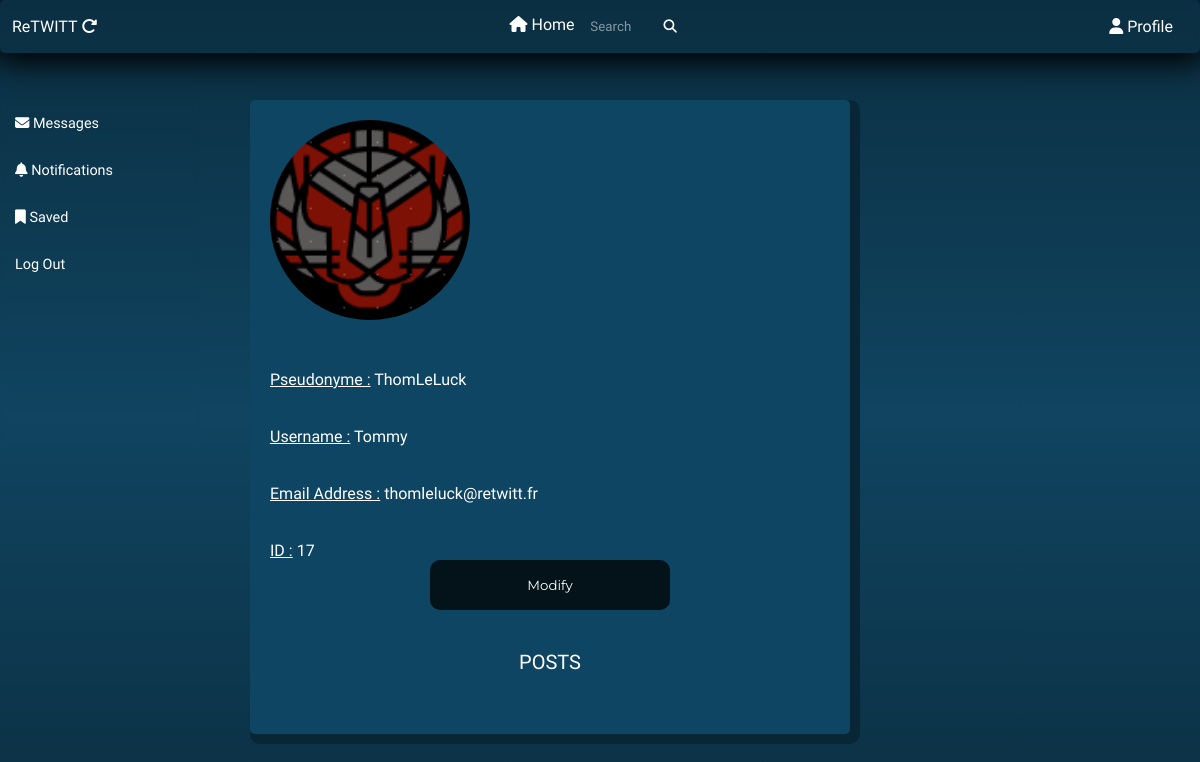
Page /profile.php?id_user=17 (signed in) on the committed database.
### tables this page shows
CREATE TABLE `user` (
  `user_id` int NOT NULL,
  `pseudo` varchar(100) NOT NULL,
  `nom` varchar(100) NOT NULL,
  `mail` varchar(100) NOT NULL,
  `mdp` varchar(100) NOT NULL,
  `img` text NOT NULL
);

### profile.php (the view, shortened to what this page needs)
<?php
require 'database_interactions/database.php';
$requete = $database->prepare("SELECT * FROM user WHERE user_id=:user_id");
$requete->execute(
    [
        "user_id"=>$_GET['id_user']
    ]
);
$user_info = $requete->fetchAll(PDO::FETCH_ASSOC);
?>
<!DOCTYPE html>
<html lang="fr">
<head>
    <?php require "templates/style.php" ?>
</head>
<body>
    <?php require "templates/navbars.php"; ?>
    <div class="profile-card-user">
        <?php if(file_exists("imgs/avatars/".$user_info[0]['user_id']."_".$user_info[0]['img'])) { ?>
            <img class="avatar" src="<?= "imgs/avatars/".$user_info[0]['user_id']."_".$user_info[0]['img'] ?>" alt="Avatar">
        <?php } else { ?>
            <img class="avatar" src="imgs/avatars/default.png" alt="Avatar">
        <?php } ?>
        <div class="infos">
            <p>
                <u>Pseudonyme :</u> <?= $user_info[0]['pseudo'] ?>
                <br><br><br>
                <u>Username :</u> <?= $user_info[0]['nom'] ?>
                <br><br><br>
                <u>Email Address :</u> <?= $user_info[0]['mail'] ?>
                <br><br><br>
                <u>ID :</u> <?= $user_info[0]['user_id'] ?>
            </p>
            <?php if($user_info[0]['user_id'] == $_SESSION['user_id']) { ?>
                <button onclick="updateButton()" class="button modif-button" id="update">Modify</button>
            <?php } ?>
        </div>
        <span class="posts-profile-separator">POSTS</span>
    </div>
</body>
</html>

### css/components/profile.css (style rules this page uses)
.profile-card-user { margin: auto; margin-top: 100px; margin-bottom: 100px; display: flex; flex-direction: column; flex-wrap: wrap; padding: 20px; width: 50vw; background-color: var(--main-card-color); box-shadow: var(--main-shadow); border-radius: 5px; }
.avatar { width: 200px; height: 200px; border-radius: 50%; }
.infos { margin-top: 50px; display: flex; flex-direction: column; }
.profile-card-user p { width: 100%; }
.profile-card-user button { margin: auto; }
span.posts-profile-separator { text-align: center; margin: 40px; font-size: 20px; }

### css/components/global.css (style rules this page uses)
* { box-sizing: border-box; margin: 0; padding: 0; --main-color-bg: rgb(11, 47, 66); --secondary-color-bg: #104460; --main-card-color: #0e4562; --main-text-color: white; --main-font-family: 'Farro'; --secondary-font-family: 'Montserrat', 'sans-serif'; --main-btn-color-before: #04121a; --main-btn-color-after: #0b8cd6; --main-shadow: 5px 5px 0px 5px #082636; }
body { display: grid; grid-template-columns: 250px 50vw auto; font-family: var(--main-font-family); color: white; background: linear-gradient(var(--main-color-bg) 0%, var(--secondary-color-bg) 50%, var(--main-color-bg) 100%); scrollbar-width: thin; scrollbar-color: #0f3a52 var(--main-color-bg); }
.button { font-family: 'Montserrat', 'sans-serif'; margin-left: 2px; width: 20vw; height: 50px; color: white; background: linear-gradient(to left, var(--main-btn-color-before) 50%, var(--main-btn-color-after) 50%) right; border: none; border-radius: 10px; background-size: 200% 100%; transition: all .5s ease-in; }

### rows in the picture
user: img (picture), pseudo "ThomLeLuck", nom "Tommy", mail "thomleluck@retwitt.fr", user_id "17"
